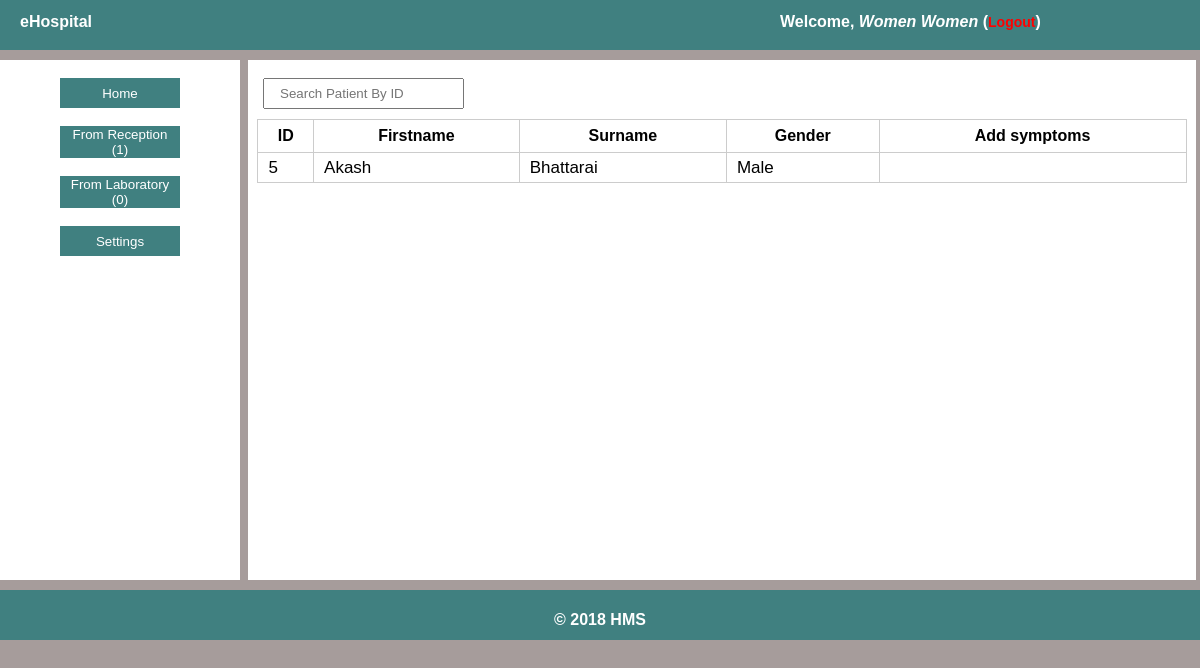
The page /doctor/reception.php (signed in) on the database its author committed.
### tables this page shows
CREATE TABLE `users` (
  `username` varchar(50) NOT NULL,
  `password` varchar(40) NOT NULL,
  `fname` varchar(40) NOT NULL,
  `sname` varchar(40) NOT NULL,
  `type` varchar(40) NOT NULL
);

CREATE TABLE `patient` (
  `id` int(11) NOT NULL,
  `fname` varchar(100) NOT NULL,
  `sname` varchar(100) NOT NULL,
  `email` varchar(255) NOT NULL,
  `address` varchar(255) NOT NULL,
  `phone` varchar(25) NOT NULL,
  `sex` varchar(10) NOT NULL,
  `bloodgroup` varchar(5) NOT NULL,
  `birthyear` int(4) NOT NULL
);

### includes/doctor.php (the view, shortened to what this page needs)
<?php
function recdoctor()
{
    require 'connect.php';
			$typee = $_SESSION['type'];
			$sql = "SELECT * From `medication` WHERE `doctor_type`='$typee' AND `status`='recdoctor'";
	$query = mysqli_query($con,$sql);
	while ($row = mysqli_fetch_array($query)) {
		$ido = $row['patient_id'];
		$sql2 = "SELECT * FROM `patient` WHERE `id`='$ido'";
		$query2 = mysqli_query($con,$sql2);
		while ($row2 = mysqli_fetch_array($query2)) {
			echo "<tr height=30px'>";
			echo "<td>".$row2['id']."</td>";
			echo "<td>".$row2['fname']."</td>";
			echo "<td>".$row2['sname']."</td>";
			echo "<td>".$row2['sex']."</td>";
			echo "<td><center><a href='addsymptoms.php?id=".$row['id']."'>Add</a></center></td>";
			echo "</tr>";
		}
	}
}

### includes/users.php (shortened to what this page needs)
<?php
function doctordetails()
{
    require 'connect.php';
	$type = $_SESSION['type'];
	$username = $_SESSION['doctor'];
	$sql = "SELECT * FROM `users` WHERE `username`='$username' AND `type`='$type'";
	$query = mysqli_query($con,$sql);
	while ($row =mysqli_fetch_array($query)) {
		echo "Welcome, <i>".$row['fname']." ".$row['sname']."</i> (<a href='../logout.php'>Logout</a>)";
	}
}
?>

### assets/style.css (style rules this page uses)
body { margin: 0; padding: 0; background-color: #A69C9B; font-family: Arial,Lucida Sans; }
.headerright a { text-decoration: none; font-size: 14px; color: red; }
.table tr td { border: 1px solid #ccc; border-collapse: collapse; padding-left: 10px; font-size: 17px; }

### doctor/includes/header.php (style rules this page uses)
a { text-decoration: none !important; color: white; }

### rows shown on the page
users: fname "Women", sname "Women"
patient: id "5", fname "Akash", sname "Bhattarai", sex "Male"

### other values the page prints
mysqli_num_rows($query) "1"
mysqli_num_rows($query) "0"
